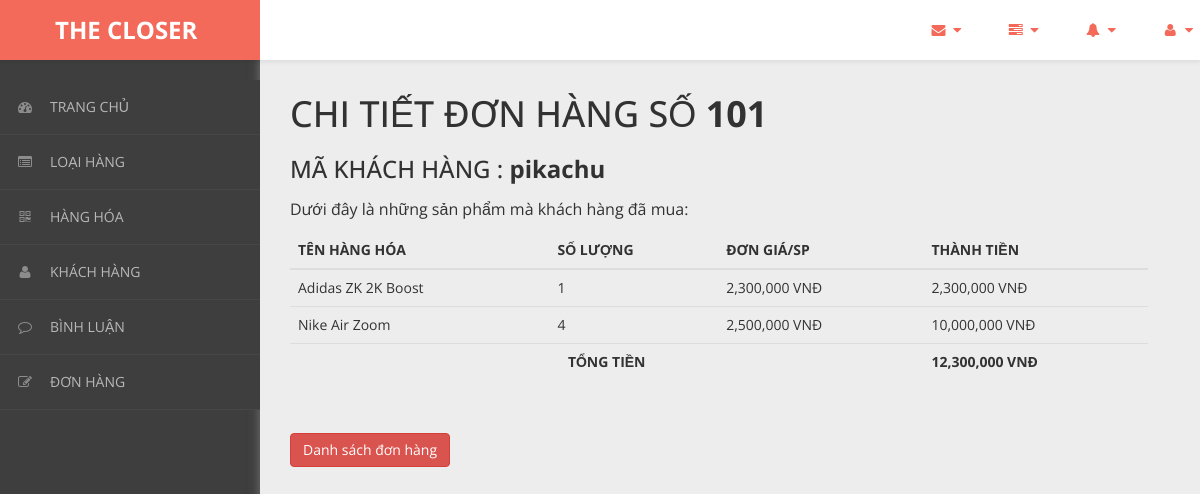
/admin/content/hoa-don/chi-tiet-hoa-don.php?ma_hd=101&ma_kh=pikachu, run on the app's committed database.
### tables this page shows
CREATE TABLE `hoa_don_chi_tiet` (
  `ma_hd` int(11) NOT NULL,
  `so_luong` int(11) NOT NULL,
  `don_gia` int(11) NOT NULL,
  `ma_hh` int(11) NOT NULL
);

CREATE TABLE `hang_hoa` (
  `ma_hh` int(11) NOT NULL,
  `ten_hh` varchar(50) NOT NULL,
  `hinh` varchar(50) NOT NULL,
  `don_gia` int(11) NOT NULL,
  `giam_gia` int(11) NOT NULL,
  `mo_ta` varchar(500) NOT NULL,
  `ma_loai` int(11) NOT NULL
);

### admin/dao/pdo.php (called while the page is built, shortened)
<?php
    function pdo_get_connection(){
        $pdo = new PDO("mysql:host=localhost;dbname=Comerce",'root','');
        $pdo->setAttribute(PDO::ATTR_ERRMODE, PDO::ERRMODE_EXCEPTION);
        return $pdo;
    }
    function pdo_query($sql){
        $sql_args = array_slice(func_get_args(),1);
        try{
            $conn = pdo_get_connection();
            $stmt = $conn ->prepare($sql);
            $stmt -> execute($sql_args);
            $rows = $stmt -> fetchAll();
            return $rows;
        }catch(PDOException $e){
            throw $e;
        }finally{
            unset($conn);
        }
    }
    ?>

### admin/dao/hoa-don.php (called while the page is built, shortened)
<?php
    require_once ('pdo.php');
    function hoa_don_chi_tiet_select_by_id($ma_hd){
        $sql = "SELECT * FROM hoa_don_chi_tiet
        JOIN hang_hoa ON hoa_don_chi_tiet.ma_hh = hang_hoa.ma_hh
        WHERE hoa_don_chi_tiet.ma_hd=?";
        return pdo_query($sql,$ma_hd);
    }
?>

### admin/content/hoa-don/chi-tiet-hoa-don.php (the view, shortened to what this page needs)
<!DOCTYPE html>
<html xmlns="http://www.w3.org/1999/xhtml">
<head>
    <link href="../../../css/admin/css/bootstrap.css" rel="stylesheet" />
    <link href="../../../css/admin/css/font-awesome.css" rel="stylesheet" />
    <link href="../../../css/admin/css/custom-styles.css" rel="stylesheet" />
</head>
<body>
    <div id="wrapper">
        <nav class="navbar navbar-default top-navbar" role="navigation">
            <div class="navbar-header">
                <a class="navbar-brand" href="../../../../Comerce/trang-chinh/"><strong style = "margin-left: 40px;">THE CLOSER</strong></a>
            </div>
            <ul class="nav navbar-top-links navbar-right">
                <li class="dropdown">
                    <a class="dropdown-toggle" data-toggle="dropdown" href="#" aria-expanded="false">
                        <i class="fa fa-envelope fa-fw"></i> <i class="fa fa-caret-down"></i>
                    </a>
                </li>
                <li class="dropdown">
                    <a class="dropdown-toggle" data-toggle="dropdown" href="#" aria-expanded="false">
                        <i class="fa fa-tasks fa-fw"></i> <i class="fa fa-caret-down"></i>
                    </a>
                </li>
                <li class="dropdown">
                    <a class="dropdown-toggle" data-toggle="dropdown" href="#" aria-expanded="false">
                        <i class="fa fa-bell fa-fw"></i> <i class="fa fa-caret-down"></i>
                    </a>
                </li>
                <li class="dropdown">
                    <a class="dropdown-toggle" data-toggle="dropdown" href="#" aria-expanded="false">
                        <i class="fa fa-user fa-fw"></i> <i class="fa fa-caret-down"></i>
                    </a>
                </li>
            </ul>
        </nav>
        <nav class="navbar-default navbar-side" role="navigation">
            <div class="sidebar-collapse">
                <ul class="nav" id="main-menu">
                    <li>
                        <a href="../thong-ke/thong-ke-list.php"><i class="fa fa-dashboard"></i>TRANG CHỦ</a>
                    </li>
                    <li>
                        <a href="../loai-hang/loai-hang-list.php"><i class="fa fa-list-alt" aria-hidden="true"></i>LOẠI HÀNG</a>
                    </li>
                    <li>
                        <a href="../hang-hoa/hang-hoa-list.php"><i class="fa fa-qrcode"></i>HÀNG HÓA</a>
                    </li>
                    <li>
                        <a href="../khach-hang/khach-hang-list.php"><i class="fa fa-user"></i>KHÁCH HÀNG</a>
                    </li>
                    <li>
                        <a href="../binh-luan/binh-luan-list.php"><i class="fa fa-comment-o" aria-hidden="true"></i>BÌNH LUẬN</a>
                    </li>
                    <li>
                    <a href="../hoa-don/hoa-don-list.php"><i class="fa fa-edit"></i>ĐƠN HÀNG</a>
                    </li>
                </ul>
            </div>
        </nav>
        <div id="page-wrapper">
		  <div class="header">
                                <?php
                                require_once ('../../../admin/dao/hoa-don.php');
                                extract($_REQUEST);
                                $items = hoa_don_chi_tiet_select_by_id($ma_hd);
                                $Total = 0;
                            ?>
                        <div class="page-header">
                            <h1>CHI TIẾT ĐƠN HÀNG SỐ <b><?=$ma_hd?></b></h1><br>
                            <h3>MÃ KHÁCH HÀNG : <b><?=$ma_kh;?></b></h3>
                            <p>Dưới đây là những sản phẩm mà khách hàng đã mua: </p>
                            <table class="table table-hover">
                                <thead>
                                  <tr>
                                    <th>TÊN HÀNG HÓA</th>
                                    <th>SỐ LƯỢNG</th>
                                    <th>ĐƠN GIÁ/SP</th>
                                    <th>THÀNH TIỀN</th>
                                  </tr>
                                </thead>
                                <tbody>
                                <?php foreach($items as $item){
                                     extract($item);
                                    ?>
                                  <tr>
                                    <td><?=$ten_hh?></td>
                                    <td><?=$so_luong?></td>
                                    <td><?=number_format($don_gia)?> VNĐ</td>
                                    <td><?=number_format($don_gia * $so_luong); $Total +=($don_gia * $so_luong)?> VNĐ</td>
                                  </tr>
                                <?php } ?>
                                <tr>
                                    <td colspan="3" style = "text-align:center;"><b>TỔNG TIỀN</b></td>
                                    <td><b><?=number_format($Total) ?> VNĐ</b></td>
                                </tr>
                                </tbody>
                              </table>
                        </div>
                        <a href="hoa-don-list.php"><button class="btn btn-danger">Danh sách đơn hàng</button></a>
		</div>
            </div>
        </div>
</body>
</html>

### css/admin/css/custom-styles.css (style rules this page uses)
body { font-family: 'Open Sans', sans-serif; background: #3E3E3E; }
#wrapper { width: 100%; }
#page-wrapper { padding: 15px 15px; min-height: 600px; background: #EDEDED; }
h1, .h1, h2, .h2, h3, .h3 { margin-top: 7px; margin-bottom: -5px; }
p { font-size:16px; line-height:25px; padding-top:20px; }
.navbar-side { z-index: 0; }
.navbar-side .nav > li > a > i { color: #8C8C8C;padding: 8px;width: 30px;text-align: center; }
.top-navbar { position: fixed; width: 100%; z-index: 300; -webkit-box-shadow: 0 3px 3px rgba(0, 0, 0, 0.05); -moz-box-shadow: 0 3px 3px rgba(0, 0, 0, 0.05); box-shadow: 0 3px 3px rgba(0, 0, 0, 0.05); }
.navbar-side { z-index: 1; position: fixed; width: 260px; top: 80px; }
#page-wrapper { position: relative; top: 55px; box-shadow: 0 0 10px #757575; -moz-box-shadow: 0 0 10px #757575; -webkit-box-shadow: 0 0 10px #757575; }
.page-header { margin: 0;border-bottom: 1px solid transparent;text-align: left;background-color: rgb(237, 237, 237);padding: 32px 22px 32px 0;color: #323232; }
.header { margin: 0 30px; }
.top-navbar { margin:0px; }
.top-navbar .navbar-brand { color: #fff;width: 260px;text-align: left;height: 60px;font-size: 24px;font-weight: 700;line-height: 30px;background: #F36A5A; }
.top-navbar .nav > li { position: relative; display: inline-block; margin: 0px; padding: 0px; }
.top-navbar .nav > li > a { position: relative; display: block; padding: 20px;color: #FFFFFF; margin: 0px; }
.sidebar-collapse , .sidebar-collapse .nav { background:none; }
.sidebar-collapse .nav { padding:0; }
.sidebar-collapse .nav > li > a { color: #B8B8B8; background:transparent; text-shadow:none; font-size: 14px; }
.sidebar-collapse > .nav > li > a { padding: 12px 10px; }
.sidebar-collapse > .nav > li { border-bottom: 1px solid rgba(107, 108, 109, 0.19); }
.navbar-side { border:none; background: #3E3E3E; }
.top-navbar { background: #FFFFFF; border-bottom:none; }
.top-navbar .nav > li > a > i { margin-right: 2px; }
.navbar-default { border:0px solid black; }
.navbar-header { background: transparent; }
.nav > li > a > i { margin-right:10px; color: rgb(243, 106, 90); }
@media (min-width:768px) { #page-wrapper { margin: 0 0 0 260px; padding: 0; min-height: 1200px; } }
@media (min-width:768px) { .navbar-side { width: 260px; z-index: 1; } }
@media (min-width:768px) { .navbar { border-radius: 0px; } }

### data on the page
hoa_don_chi_tiet: hang_hoa.ten_hh "Adidas ZK 2K Boost", so_luong "1", hang_hoa.don_gia "2,300,000", $don_gia*$so_luong "2,300,000"
hoa_don_chi_tiet: hang_hoa.ten_hh "Nike Air Zoom", so_luong "4", hang_hoa.don_gia "2,500,000", $don_gia*$so_luong "10,000,000"

### other printed values
$ma_hd "101"
$ma_kh "pikachu"
$Total "12,300,000"
